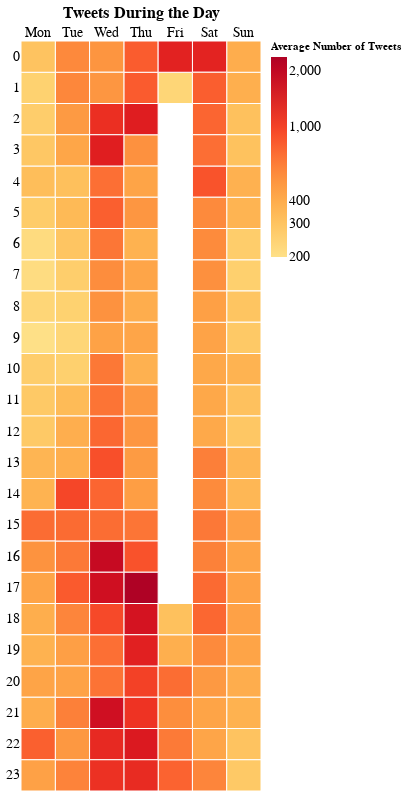

Notebook source saved alongside this figure:
### Markdown cell above
Plot the heatmap

### Code cell
%%time
chart = vh.plot_altair_heatmap(
    data=df_most_tweeted_topics_toPandas,
    legend=alt.Legend(
        title="Average Number of Tweets",
        orient="none",
        legendX=250,
        titleAnchor="start",
        direction="vertical",
    ),
    tooltip=[
        alt.Tooltip("created_at_hour:O", title="Hour"),
        alt.Tooltip("created_at_weekday:N", title="Weekday"),
        alt.Tooltip("created_at_date:N", title="Date"),
        alt.Tooltip("dominant_topic_named:N", title="Topic"),
        alt.Tooltip(f"mean(count):Q", title="Avg. Number of Tweets", format=","),
    ],
    agg="mean",
    xvar="created_at_weekday",
    yvar="created_at_hour",
    color_by_col="count",
    ptitle="Tweets During the Day",
    sort_x=["Mon", "Tue", "Wed", "Thu", "Fri", "Sat", "Sun"],
    sort_y=list(range(0, 23 + 1)),
    marker_linewidth=1,
    cmap="yelloworangered",
    scale="log",
    show_x_labels=True,
    show_y_labels=True,
    fig_size=(240, 750),
).configure_view(strokeWidth=0).configure_axis(
    domain=False, labelFontSize=14, titleFontSize=16
).configure_title(
    anchor="middle", fontSize=16
).configure_legend(labelFontSize=14)
display(chart)

### Figure 1 — Vega-Lite specification as saved in the notebook (floating-point values rounded to 4 significant figures; data arrays with more than 128 entries replaced by an {"elided": "..."} marker saying what was removed)
{"config": {"view": {"continuousWidth": 400, "continuousHeight": 300, "strokeWidth": 0}, "axis": {"domain": false, "labelFontSize": 14, "titleFontSize": 16}, "legend": {"labelFontSize": 14}, "title": {"anchor": "middle", "fontSize": 16}}, "data": {"name": "data-a08f9e448a0ad157f302c1782a961664"}, "mark": {"type": "rect", "stroke": "white", "strokeWidth": 1}, "encoding": {"color": {"type": "quantitative", "aggregate": "mean", "field": "count", "legend": {"direction": "vertical", "legendX": 250, "orient": "none", "title": "Average Number of Tweets", "titleAnchor": "start"}, "scale": {"scheme": "yelloworangered", "type": "log"}}, "tooltip": [{"type": "ordinal", "field": "created_at_hour", "title": "Hour"}, {"type": "nominal", "field": "created_at_weekday", "title": "Weekday"}, {"type": "nominal", "field": "created_at_date", "title": "Date"}, {"type": "nominal", "field": "dominant_topic_named", "title": "Topic"}, {"type": "quantitative", "aggregate": "mean", "field": "count", "format": ",", "title": "Avg. Number of Tweets"}], "x": {"type": "ordinal", "axis": {"labelAngle": 0, "labels": true, "orient": "top", "ticks": false}, "field": "created_at_weekday", "sort": ["Mon", "Tue", "Wed", "Thu", "Fri", "Sat", "Sun"], "title": null}, "y": {"type": "nominal", "axis": {"labels": true, "ticks": false}, "field": "created_at_hour", "sort": [0, 1, 2, 3, 4, 5, 6, 7, 8, 9, 10, 11, 12, 13, 14, 15, 16, 17, 18, 19, 20, 21, 22, 23], "title": null}}, "height": 750, "title": "Tweets During the Day", "width": 240, "$schema": "https://vega.github.io/schema/vega-lite/v4.8.1.json", "datasets": {"data-a08f9e448a0ad157f302c1782a961664": {"elided": "153 records"}}}
